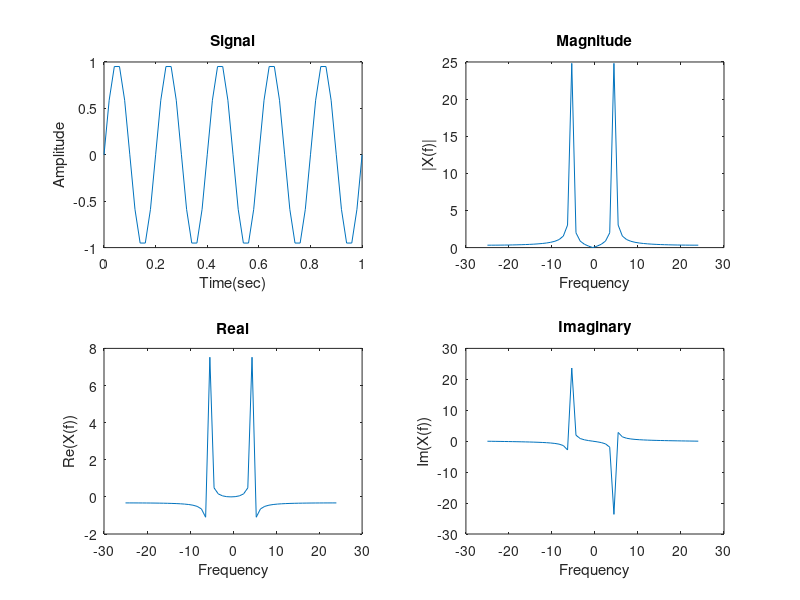
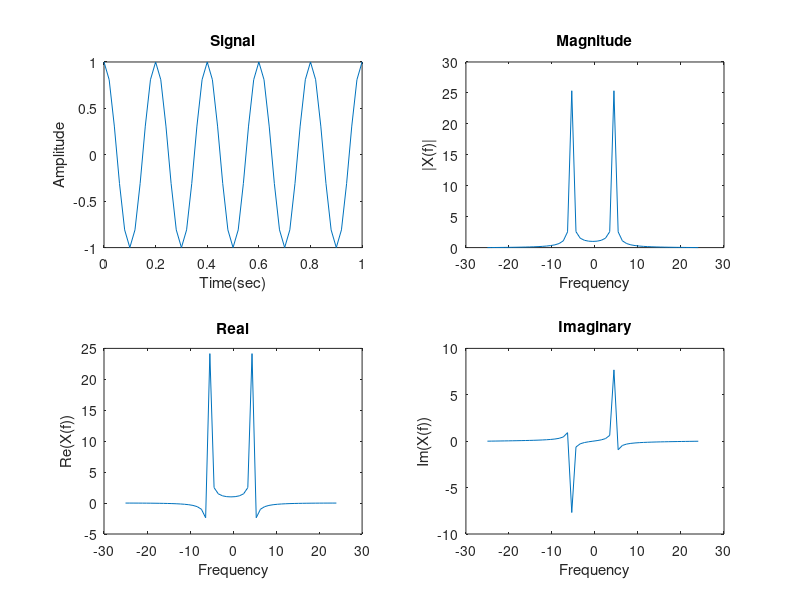
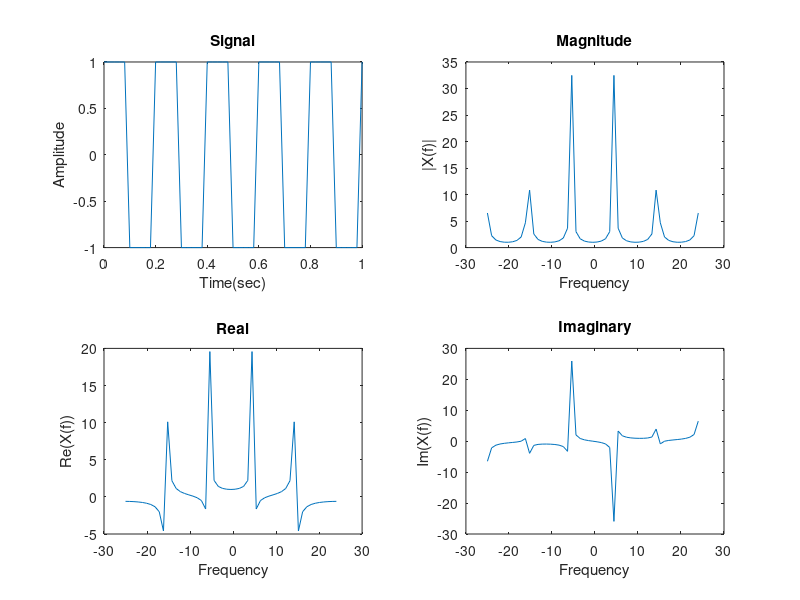

The MATLAB script that drew these images, in order: (Note: a time limit stopped this script after it produced the figures.)
 function Lab4()
% 1.1
f = 5; fs = 50;
t = 0: 1/fs : 1;
xn1 = sin(2 * pi * f * t);
N = length(xn1);
fr = (-N/2 : N/2-1)* fs/N;
xf = fftshift(fft(xn1));
figure (1)
title('Sine Function')
subplot(221); plot(t, xn1); title('Signal'); xlabel('Time(sec)'); ylabel('Amplitude');
subplot(222); plot(fr, abs(xf)); title('Magnitude'); xlabel('Frequency'); ylabel('|X(f)|');
subplot(223); plot(fr, real(xf)); title('Real'); xlabel('Frequency'); ylabel('Re(X(f))');
subplot(224); plot(fr, imag(xf)); title('Imaginary'); xlabel('Frequency'); ylabel('Im(X(f))');
% 1.2
xn2 = cos(2 * pi * f * t);
N = length(xn2);
fr = (-N/2 : N/2-1)* fs/N;
xf = fftshift(fft(xn2));
figure (2)
title('Cosine Function')
subplot(221); plot(t, xn2); title('Signal'); xlabel('Time(sec)'); ylabel('Amplitude');
subplot(222); plot(fr, abs(xf)); title('Magnitude'); xlabel('Frequency'); ylabel('|X(f)|');
subplot(223); plot(fr, real(xf)); title('Real'); xlabel('Frequency'); ylabel('Re(X(f))');
subplot(224); plot(fr, imag(xf)); title('Imaginary'); xlabel('Frequency'); ylabel('Im(X(f))');
% 1.3
xn3 = square(2 * pi * f * t);
N = length(xn3);
fr = (-N/2 : N/2-1)* fs/N;
xf = fftshift(fft(xn3));
figure (3)
title('Square Function')
subplot(221); plot(t, xn3); title('Signal'); xlabel('Time(sec)'); ylabel('Amplitude');
subplot(222); plot(fr, abs(xf)); title('Magnitude'); xlabel('Frequency'); ylabel('|X(f)|');
subplot(223); plot(fr, real(xf)); title('Real'); xlabel('Frequency'); ylabel('Re(X(f))');
subplot(224); plot(fr, imag(xf)); title('Imaginary'); xlabel('Frequency'); ylabel('Im(X(f))');
% 1.4
t = 0.1: 0.1:100;
length (t)
xn4 = randn (1000);
length (xn4)
N = length(xn4);
fr = (-N/2 : N/2-1)* fs/N;
xf = fftshift(fft(xn4));
figure (4)
title('Gaussian Noise')
subplot(221); plot(t, xn4); title('Signal'); xlabel('Time(sec)'); ylabel('Amplitude');
subplot(222); plot(fr, abs(xf)); title('Magnitude'); xlabel('Frequency'); ylabel('|X(f)|');
subplot(223); plot(fr, real(xf)); title('Real'); xlabel('Frequency'); ylabel('Re(X(f))');
subplot(224); plot(fr, imag(xf)); title('Imaginary'); xlabel('Frequency'); ylabel('Im(X(f))');
% Just as an extra thing, I am adding noise to all signals I have and plotting them again to show the effect of noise %
xn3 = imnoise(sin(2 * pi * f * t));
N = length(xn3);
fr = (-N/2 : N/2-1)* fs/N;
xf = fftshift(fft(xn3));
figure (5)
title('Sine Function with gaussian noise')
subplot(221); plot(t, xn3); title('Signal'); xlabel('Time(sec)'); ylabel('Amplitude');
subplot(222); plot(fr, abs(xf)); title('Magnitude'); xlabel('Frequency'); ylabel('|X(f)|');
subplot(223); plot(fr, real(xf)); title('Real'); xlabel('Frequency'); ylabel('Re(X(f))');
subplot(224); plot(fr, imag(xf)); title('Imaginary'); xlabel('Frequency'); ylabel('Im(X(f))');

xn3 = imnoise(cos(2 * pi * f * t));
N = length(xn3);
fr = (-N/2 : N/2-1)* fs/N;
xf = fftshift(fft(xn3));
figure (6)
title('Cosine Function with gaussian noise')
subplot(221); plot(t, xn3); title('Signal'); xlabel('Time(sec)'); ylabel('Amplitude');
subplot(222); plot(fr, abs(xf)); title('Magnitude'); xlabel('Frequency'); ylabel('|X(f)|');
subplot(223); plot(fr, real(xf)); title('Real'); xlabel('Frequency'); ylabel('Re(X(f))');
subplot(224); plot(fr, imag(xf)); title('Imaginary'); xlabel('Frequency'); ylabel('Im(X(f))');

xn3 = imnoise(square(2 * pi * f * t));
N = length(xn3);
fr = (-N/2 : N/2-1)* fs/N;
xf = fftshift(fft(xn3));
figure (7)
title('Square Function with gaussian noise')
subplot(221); plot(t, xn3); title('Signal'); xlabel('Time(sec)'); ylabel('Amplitude');
subplot(222); plot(fr, abs(xf)); title('Magnitude'); xlabel('Frequency'); ylabel('|X(f)|');
subplot(223); plot(fr, real(xf)); title('Real'); xlabel('Frequency'); ylabel('Re(X(f))');
subplot(224); plot(fr, imag(xf)); title('Imaginary'); xlabel('Frequency'); ylabel('Im(X(f))');

% 2
f1= 5;
f2=20;
fs = 100;
t = 0: 1/fs : 1;
x1 = sin(2 *pi * f1 * t);
x2= cos(2 *pi * f2 * t);
xn= 4*x1 +3 *x2;
figure(8);
plot(t,xn);
N = length(xn);
fr = (-N/2 : N/2-1)* fs/N;
xf = fftshift(fft(xn));
figure(9);
subplot(221); plot(t, xn); title('Signal'); xlabel('Time(sec)'); ylabel('Amplitude');
subplot(222); plot(fr, abs(xf)); title('Magnitude'); xlabel('Frequency'); ylabel('|X(f)|');
subplot(223); plot(fr, real(xf)); title('Real'); xlabel('Frequency'); ylabel('Re(X(f))');
subplot(224); plot(fr, imag(xf)); title('Imaginary'); xlabel('Frequency'); ylabel('Im(X(f))');
fs= 10;
figure(10);
plot(t,xn);
N = length(xn);
fr = (-N/2 : N/2-1)* fs/N;
xf = fftshift(fft(xn));
figure(11);
subplot(221); plot(t, xn); title('Signal'); xlabel('Time(sec)'); ylabel('Amplitude');
subplot(222); plot(fr, abs(xf)); title('Magnitude'); xlabel('Frequency'); ylabel('|X(f)|');
subplot(223); plot(fr, real(xf)); title('Real'); xlabel('Frequency'); ylabel('Re(X(f))');
subplot(224); plot(fr, imag(xf)); title('Imaginary'); xlabel('Frequency'); ylabel('Im(X(f))');
fs= 20;
figure(12);
plot(t,xn);
N = length(xn);
fr = (-N/2 : N/2-1)* fs/N;
xf = fftshift(fft(xn));
figure(13);
subplot(221); plot(t, xn); title('Signal'); xlabel('Time(sec)'); ylabel('Amplitude');
subplot(222); plot(fr, abs(xf)); title('Magnitude'); xlabel('Frequency'); ylabel('|X(f)|');
subplot(223); plot(fr, real(xf)); title('Real'); xlabel('Frequency'); ylabel('Re(X(f))');
subplot(224); plot(fr, imag(xf)); title('Imaginary'); xlabel('Frequency'); ylabel('Im(X(f))');
fs= 25;
figure(14);
plot(t,xn);
N = length(xn);
fr = (-N/2 : N/2-1)* fs/N;
xf = fftshift(fft(xn));
figure(15);
subplot(221); plot(t, xn); title('Signal'); xlabel('Time(sec)'); ylabel('Amplitude');
subplot(222); plot(fr, abs(xf)); title('Magnitude'); xlabel('Frequency'); ylabel('|X(f)|');
subplot(223); plot(fr, real(xf)); title('Real'); xlabel('Frequency'); ylabel('Re(X(f))');
subplot(224); plot(fr, imag(xf)); title('Imaginary'); xlabel('Frequency'); ylabel('Im(X(f))');
fs= 40;
figure(16);
plot(t,xn);
N = length(xn);
fr = (-N/2 : N/2-1)* fs/N;
xf = fftshift(fft(xn));
figure(17);
subplot(221); plot(t, xn); title('Signal'); xlabel('Time(sec)'); ylabel('Amplitude');
subplot(222); plot(fr, abs(xf)); title('Magnitude'); xlabel('Frequency'); ylabel('|X(f)|');
subplot(223); plot(fr, real(xf)); title('Real'); xlabel('Frequency'); ylabel('Re(X(f))');
subplot(224); plot(fr, imag(xf)); title('Imaginary'); xlabel('Frequency'); ylabel('Im(X(f))');
fs= 50;
figure(18);
plot(t,xn);
N = length(xn);
fr = (-N/2 : N/2-1)* fs/N;
xf = fftshift(fft(xn));
figure(19);
subplot(221); plot(t, xn); title('Signal'); xlabel('Time(sec)'); ylabel('Amplitude');
subplot(222); plot(fr, abs(xf)); title('Magnitude'); xlabel('Frequency'); ylabel('|X(f)|');
subplot(223); plot(fr, real(xf)); title('Real'); xlabel('Frequency'); ylabel('Re(X(f))');
subplot(224); plot(fr, imag(xf)); title('Imaginary'); xlabel('Frequency'); ylabel('Im(X(f))');
fs= 150;
figure(20);
plot(t,xn);
N = length(xn);
fr = (-N/2 : N/2-1)* fs/N;
xf = fftshift(fft(xn));
figure(21);
subplot(221); plot(t, xn); title('Signal'); xlabel('Time(sec)'); ylabel('Amplitude');
subplot(222); plot(fr, abs(xf)); title('Magnitude'); xlabel('Frequency'); ylabel('|X(f)|');
subplot(223); plot(fr, real(xf)); title('Real'); xlabel('Frequency'); ylabel('Re(X(f))');
subplot(224); plot(fr, imag(xf)); title('Imaginary'); xlabel('Frequency'); ylabel('Im(X(f))');

% 3.1
folder_Im='C:\Users\Saed Khawaldeh\Documents\GitHub\DSP-TP-1617\Lab4\images\1D-DFT'; 
cd (folder_Im)
files=dir;
Images_number=length(files)-2; 
 for i = 1:Images_number
     cell{i} = imread(files(i+2).name);
 end
%3.2
[y,x] = size(cell{1});  
 for idx = 2:Images_number
     [a,b]=size(cell{idx}) 
     if a*b<x*y
     y=a;
     x=b;
     end
 end
 p=1;q=1;
 for i=1:Images_number
    I = imread(files(i+2).name);
    I = double(I);
    [a,b,c]= size(I);
        if c==4 
            I=I(:,:,1);
        end
    I=I/(max(I(:)));  
    Resized_image = imresize(I, [y x]);   
% 3.3   This part of the code is prepared by Saed and Sam 
    z=round(y/2); 
    Profile_1 =Resized_image(z,:);
    N=x;
    fr = (-N/2 : N/2-1);
    x1 = ifftshift(fft(Profile_1)); 
    Profile_1D2 = Resized_image(z+1,:);
    Profile_1D3 = Resized_image(z-1,:); 
    Profile_1D4 = Resized_image(z+2,:); 
    Profile_1D5 = Resized_image(z-2,:); 
    x2 = ifftshift(fft(Profile_1D2));
    x3 = ifftshift(fft(Profile_1D3));
    x4 = ifftshift(fft(Profile_1D4));
    x5 = ifftshift(fft(Profile_1D5)); 
% 3.4
    v1=abs(x1);
    v2=abs(x2);
    v3=abs(x3);
    v4=abs(x4); 
    v5=abs(x5); 
    threshold1=max(v1);
     threshold2=abs(4*max(v1)-max(v2)-max(v3)-max(v4)-max(v5));
    threshold(i) = threshold1*threshold2;
    if (threshold(i)< 40)   
        Barcode_image(p)=i ;
        p=p+1; 
    else
        NonBarcode_image(q)=i; 
        q=q+1;
    end
 end
 figure (22);
 subplot(221);stem(threshold); title('Threshold');
 disp('Barcode');
 subplot(222); stem(Barcode_image); title('Non Barcode Image');
 disp('Non barcode');
 subplot(223);stem(NonBarcode_image); title('Barcode Image');
 Barcode=[1,2,6,44:54]; 
 NonBarcode = [3,4,5,7:43];
 x=length(Barcode);
 u=0;v=0;
 for i=1:length(Barcode)
   for j=1:length(Barcode_image)
     if Barcode_image(j)==Barcode(i)
         u=u+1;
     end
   end
 end
 
 for i=1:length(NonBarcode)
   for j=1:length(Barcode_image)
     if Barcode_image(j)==NonBarcode(i)
         v=v+1;
     end
   end
 end
 v=v+x-u;
 percentage_of_accuracy= ((Images_number-v)/Images_number)*100;
 sprintf('Percentage of correct distinction between the Barcode and NonBarcode images is: %d percent', round(percentage_of_accuracy)) % 85 % accurcy
 end
